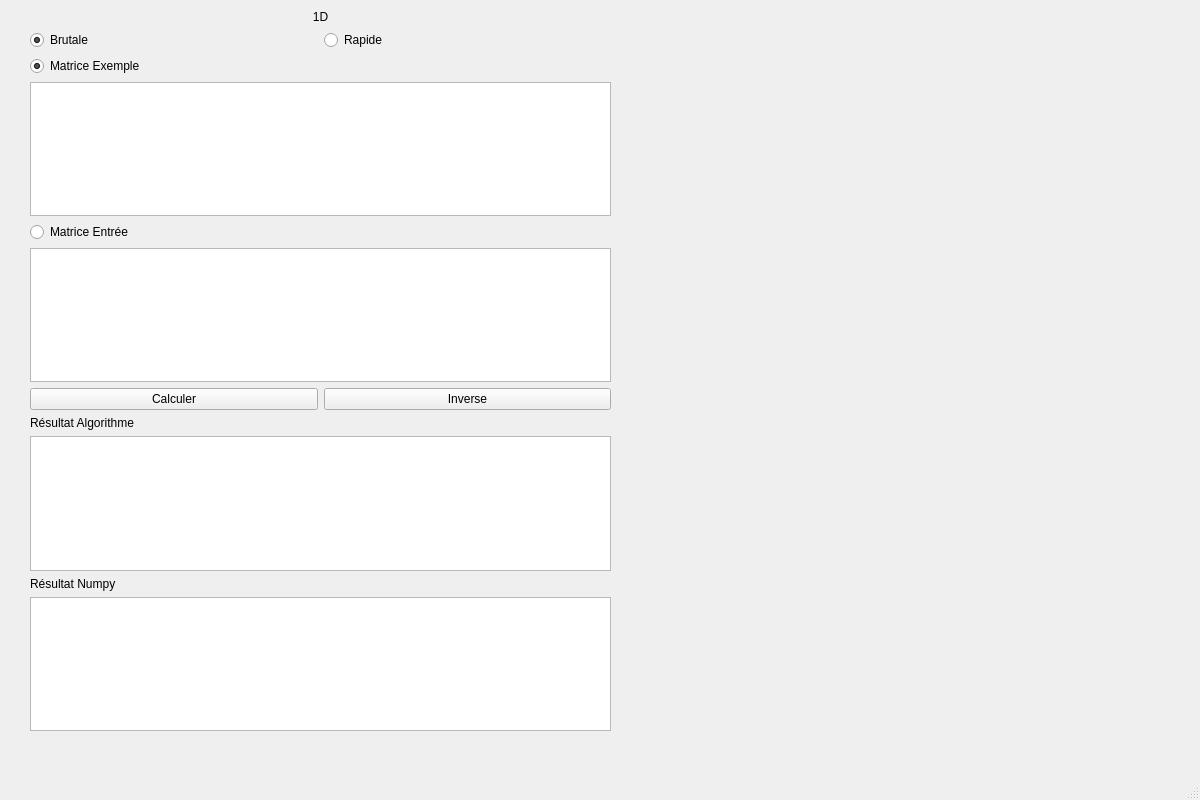
<?xml version="1.0" encoding="UTF-8"?>
<ui version="4.0">
 <class>MainWindow</class>
 <widget class="QMainWindow" name="MainWindow">
  <property name="geometry">
   <rect>
    <x>0</x>
    <y>0</y>
    <width>1200</width>
    <height>800</height>
   </rect>
  </property>
  <property name="windowTitle">
   <string>MainWindow</string>
  </property>
  <widget class="QWidget" name="centralwidget">
   <widget class="QWidget" name="verticalLayoutWidget">
    <property name="geometry">
     <rect>
      <x>30</x>
      <y>10</y>
      <width>581</width>
      <height>721</height>
     </rect>
    </property>
    <layout class="QVBoxLayout" name="verticalLayout_2">
     <item>
      <widget class="QLabel" name="label1D">
       <property name="focusPolicy">
        <enum>Qt::TabFocus</enum>
       </property>
       <property name="autoFillBackground">
        <bool>false</bool>
       </property>
       <property name="styleSheet">
        <string notr="true">font: 26pt &quot;Arial&quot;;</string>
       </property>
       <property name="text">
        <string>1D</string>
       </property>
       <property name="alignment">
        <set>Qt::AlignCenter</set>
       </property>
      </widget>
     </item>
     <item>
      <layout class="QHBoxLayout" name="horizontalLayout_2">
       <item>
        <widget class="QRadioButton" name="rbBrutale">
         <property name="layoutDirection">
          <enum>Qt::LeftToRight</enum>
         </property>
         <property name="styleSheet">
          <string notr="true">font: 12pt &quot;Arial&quot;;</string>
         </property>
         <property name="text">
          <string>Brutale</string>
         </property>
         <property name="checked">
          <bool>true</bool>
         </property>
         <attribute name="buttonGroup">
          <string notr="true">buttonGroupBrutaleRapide</string>
         </attribute>
        </widget>
       </item>
       <item>
        <widget class="QRadioButton" name="rbRapide">
         <property name="styleSheet">
          <string notr="true">font: 12pt &quot;Arial&quot;;</string>
         </property>
         <property name="text">
          <string>Rapide</string>
         </property>
         <property name="checked">
          <bool>false</bool>
         </property>
         <attribute name="buttonGroup">
          <string notr="true">buttonGroupBrutaleRapide</string>
         </attribute>
        </widget>
       </item>
      </layout>
     </item>
     <item>
      <widget class="QRadioButton" name="rbMatriceExemple">
       <property name="styleSheet">
        <string notr="true">font: 12pt &quot;Arial&quot;;</string>
       </property>
       <property name="text">
        <string>Matrice Exemple</string>
       </property>
       <property name="checked">
        <bool>true</bool>
       </property>
       <attribute name="buttonGroup">
        <string notr="true">buttonGroupMatriceExempleInput</string>
       </attribute>
      </widget>
     </item>
     <item>
      <widget class="QTextBrowser" name="textMatriceExemple"/>
     </item>
     <item>
      <widget class="QRadioButton" name="rbInputMatrice">
       <property name="styleSheet">
        <string notr="true">font: 12pt &quot;Arial&quot;;</string>
       </property>
       <property name="text">
        <string>Matrice Entrée</string>
       </property>
       <property name="checked">
        <bool>false</bool>
       </property>
       <attribute name="buttonGroup">
        <string notr="true">buttonGroupMatriceExempleInput</string>
       </attribute>
      </widget>
     </item>
     <item>
      <widget class="QTextEdit" name="inputMatrice"/>
     </item>
     <item>
      <layout class="QHBoxLayout" name="horizontalLayout_3">
       <item>
        <widget class="QPushButton" name="pbCalculer">
         <property name="styleSheet">
          <string notr="true">font: 12pt &quot;Arial&quot;;</string>
         </property>
         <property name="text">
          <string>Calculer</string>
         </property>
        </widget>
       </item>
       <item>
        <widget class="QPushButton" name="pbInverse">
         <property name="styleSheet">
          <string notr="true">font: 12pt &quot;Arial&quot;;</string>
         </property>
         <property name="text">
          <string>Inverse</string>
         </property>
        </widget>
       </item>
      </layout>
     </item>
     <item>
      <widget class="QLabel" name="labelResAlgo">
       <property name="styleSheet">
        <string notr="true">font: 12pt &quot;Arial&quot;;</string>
       </property>
       <property name="text">
        <string>Résultat Algorithme</string>
       </property>
      </widget>
     </item>
     <item>
      <widget class="QTextBrowser" name="textResAlgo"/>
     </item>
     <item>
      <widget class="QLabel" name="labelResNumpy">
       <property name="styleSheet">
        <string notr="true">font: 12pt &quot;Arial&quot;;</string>
       </property>
       <property name="text">
        <string>Résultat Numpy</string>
       </property>
      </widget>
     </item>
     <item>
      <widget class="QTextBrowser" name="textResNumpy"/>
     </item>
    </layout>
   </widget>
  </widget>
  <widget class="QMenuBar" name="menubar">
   <property name="geometry">
    <rect>
     <x>0</x>
     <y>0</y>
     <width>1200</width>
     <height>21</height>
    </rect>
   </property>
  </widget>
  <widget class="QStatusBar" name="statusbar"/>
 </widget>
 <resources/>
 <connections/>
 <buttongroups>
  <buttongroup name="buttonGroupBrutaleRapide"/>
  <buttongroup name="buttonGroupMatriceExempleInput"/>
 </buttongroups>
</ui>
